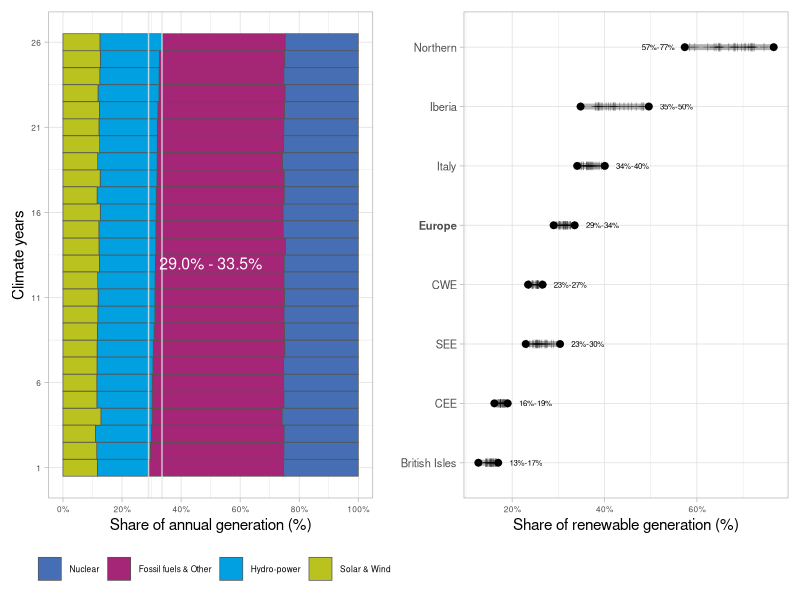

Recreate this plot in R.
# This code has been used to generate the figures in the following report:
# De Felice, M., Busch, S., Kanellopoulos, K., Kavvadias, K. and Hidalgo Gonzalez, I.,
# Power system flexibility in a variable climate,
# ISBN 978-92-76-18183-5 (online), doi:10.2760/75312 (online)
# This code is released under Creative Commons Attribution 4.0 International (CC BY 4.0) licence
# (https://creativecommons.org/licenses/by/4.0/).

library(tidyverse)
library(patchwork)

mix <- read_csv("data_figure01_01.csv") %>%
  mutate(region = as.factor(region)) %>%
  mutate(region = fct_relevel(region, "Europe")) %>%
  mutate(fuel_class = as.factor(fuel_class)) %>%
  mutate(fuel_class = fct_relevel(
    fuel_class,
    c("Nuclear", "Fossil fuels & Other", "Hydro-power", "Solar & Wind")
  ))

mix_min_max <- read_csv("data_figure01_02.csv")

this_fuel_cmap <- c(
  "Fossil fuels & Other" = "#a52576",
  "Nuclear" = "#466eb4ff",
  "Solar & Wind" =  "#b9c21f",
  "Hydro-power" = "#00a0e1ff"
)

g1 <- ggplot(mix %>%
  dplyr::filter(region == "Europe"), aes(x = (r), y = fraction)) +
  geom_bar(
    stat = "identity", aes(fill = fuel_class),
    color = "grey33",
    width = 1,
    size = 0.25
  ) +
  # facet_wrap(~region, ncol = 4, scales = 'free_x') +
  scale_y_continuous(labels = scales::percent, breaks = seq(0, 1, 0.2)) +
  scale_x_continuous(breaks = seq(1, 26, 5)) +
  scale_fill_manual(values = this_fuel_cmap, name = "") +
  theme_light() +
  theme(
    legend.position = "bottom",
    axis.text = element_text(size = 6),
    legend.text = element_text(size = 6),
    plot.margin = unit(c(0.1, 0.1, 0.1, 0.1), "cm")
  ) +
  labs(
    x = "Climate years",
    y = "Share of annual generation (%)"
  ) +
  geom_hline(
    data = mix_min_max %>%
      dplyr::filter(region == "Europe"), aes(yintercept = max), color = "grey90",
    alpha = 0.8
  ) +
  geom_hline(data = mix_min_max %>%
    dplyr::filter(region == "Europe"), aes(yintercept = min), color = "grey90", alpha = 0.8) +
  geom_text(
    data = mix_min_max %>%
      dplyr::filter(region == "Europe"), x = 13,
    aes(
      # y = min+0.04,
      label = sprintf("%0.1f%% - %0.1f%%", max * 100, min * 100)
    ),
    color = "white", size = 4,
    y = 0.5
  ) +
  coord_flip()

###
toplot <- mix_min_max %>%
  mutate(region = as.factor(region) %>%
    fct_reorder(max))

singles <- mix %>%
  filter(fuel_class %in% c("Hydro-power", "Solar & Wind")) %>%
  group_by(region, id) %>%
  summarise(share = sum(fraction)) %>%
  ungroup() %>%
  left_join(toplot) %>%
  mutate(region = fct_reorder(region, max))

g2 <- ggplot(toplot, aes(y = region)) +
  geom_point(aes(x = min), size = 2) +
  geom_point(aes(x = max), size = 2) +
  geom_point(
    data = singles,
    aes(x = share, y = region), alpha = 0.3, shape = 3
  ) +
  geom_segment(aes(x = min, xend = max, yend = region), size = 2, alpha = 0.3) +
  scale_x_continuous(labels = scales::percent_format()) +
  geom_text(aes(
    x = min + c(rep(0.06, 6), -0.25, 0.06),
    label = sprintf("%0.0f%%-%0.0f%%", max * 100, min * 100)
  ),
  size = 2
  ) +
  theme_light() +
  theme(
    axis.text.y = element_text(size = 8, face = c(rep("plain", 4), "bold", rep("plain", 3))),
    axis.text = element_text(size = 6),
    plot.margin = unit(c(0.1, 0.1, 0.1, 0.1), "cm")
  ) +
  labs(
    x = "Share of renewable generation (%)",
    y = ""
  )

gout <- g1 + g2
COEFF <- 1.2
ggsave("figure01.png", width = 6 * COEFF, height = 3 * COEFF)
